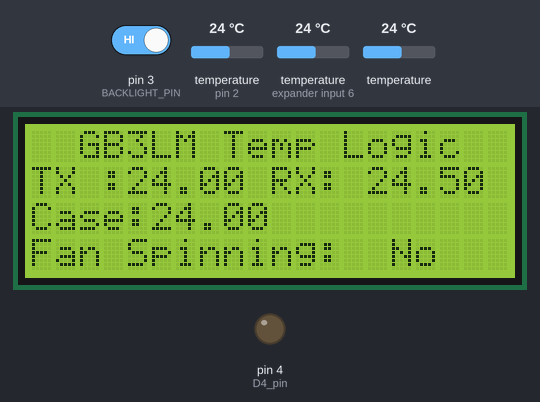
The sketch below on a simulated Arduino Uno, built with avr-gcc and run on an emulated ATmega328P. Parts: 20×4 character LCD, output pins drawn as LEDs (lit = HIGH). Inputs (shaded band) come from the test bench; at power-on: temperature (sensors on pin 2, expander input 6) 24 °C, temperature 24 °C, pin 3 (BACKLIGHT_PIN) HIGH. What the sketch prints to the serial monitor is not drawn.

Above: at 6.2 s.
6.3 s: temperature (sensor on pin 2) set to 29.1 °C
At 8.0 s:
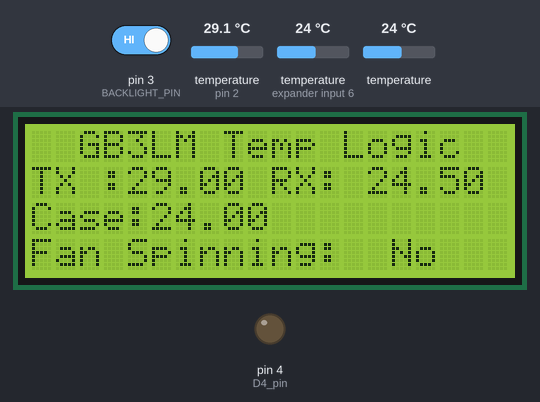
8.3 s: temperature (sensor on pin 2) set to 30.6 °C
At 9.6 s:
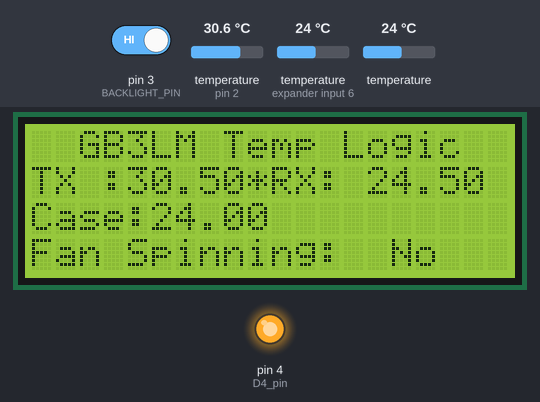
10.2 s: temperature (sensor on expander input 6) set to 33 °C
At 11.0 s:
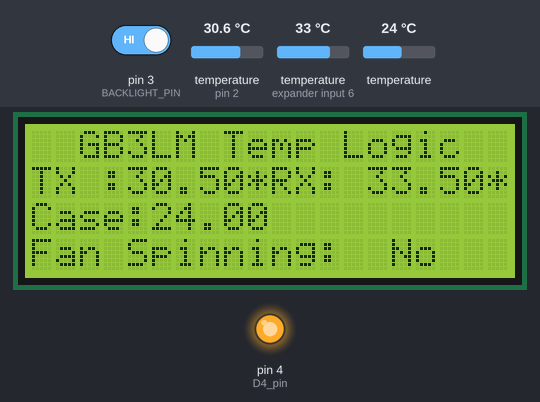
12.0 s: temperature (sensor 202) set to 33 °C
At 13.5 s:
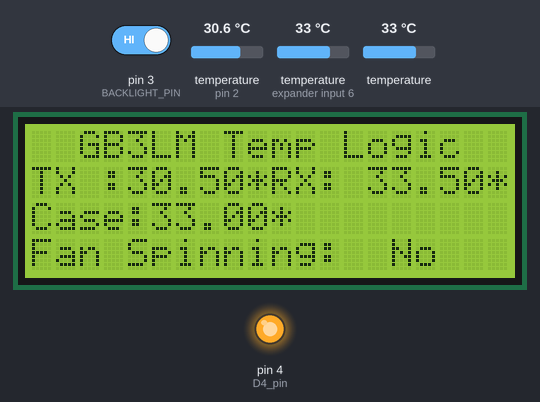
13.8 s: pin 3 (BACKLIGHT_PIN) driven LOW
At 16.1 s:
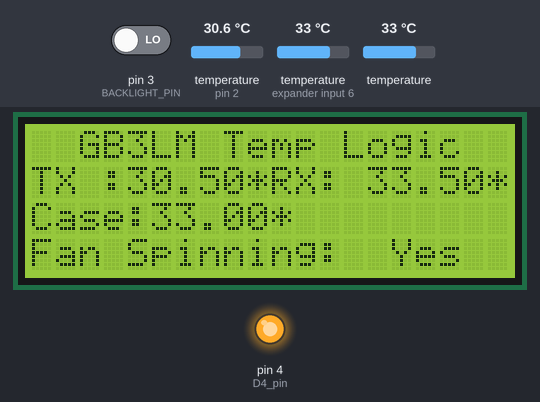
18.5 s: temperature (sensor on expander input 6) set to 12 °C
At 20.4 s:
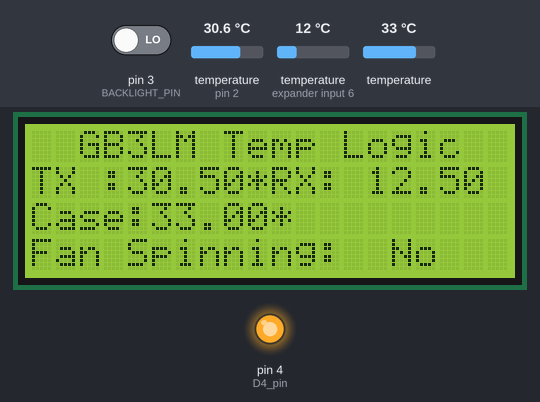
Timing chart, 0 to 21.9 s (numbered marks = the images above; inputs shaded):
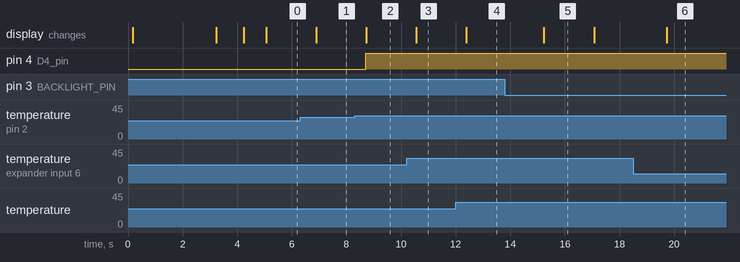

The sketch:

GB3LM_Temp_Logic_0_4.ino
```cpp
/*
  GB3LM Temperature Control Logic

  The circuit:
  - LCD and RTC connected Analog pin A4 (SDA) + pin A5 (SCL) I2c bus
  - Temp Sensors OneWire to Digital pin D2 (4.7K Resistor between VCC and Data Line)
  - Fan Speed Sence input on Digital pin D3 (1k Resistor between VCC and Sensor Line)
  - Fan Call Line Output on Digital Pin D4 (270ohm resistor in Series between pin and Transistor Base, Fan - Emitter, 12v Collector) (Pull down resistor req on Output pin)

  created 2025
  by Stephen McBain <https://mcbainsite.co.uk>
*/

const char *codeversion = "0.4";
//Load needed libries / Basic Setup
#include <SPI.h>
#include <Wire.h> //I2C Communication
#include <LiquidCrystal_I2C.h>
#include <DS3232RTC.h>
DS3232RTC RTC; //Declare Access name for RTC Library
#include <OneWire.h>
#include <DallasTemperature.h>
// -- Data Pin OneWire Devices connected too
#define ONE_WIRE_BUS 2
// -- Setup a oneWire instance to communicate with any OneWire devices
OneWire oneWire(ONE_WIRE_BUS);
// Pass our oneWire reference to Dallas Temperature.
DallasTemperature sensors(&oneWire);

// -- Assign sensor addresses to Variable Names
// Assign the addresses of your 1-Wire temp sensors.
// See the tutorial on how to obtain these addresses:
// http://www.hacktronics.com/Tutorials/arduino-1-wire-address-finder.html
DeviceAddress CAS = { 0x28, 0xFF, 0x6B, 0x13, 0x32, 0x18, 0x01, 0xCC };
DeviceAddress TX = { 0x28, 0xFF, 0x16, 0xBC, 0x31, 0x18, 0x02, 0x78 };
DeviceAddress RX = { 0x28, 0xFF, 0xE1, 0x22, 0x32, 0x18, 0x01, 0x7D };
DeviceAddress TBC = { 0x28, 0xFF, 0xE1, 0x22, 0x32, 0x18, 0x01, 0x7D };

// -- LCD Setup Assign pins to names
#define I2C_ADDR 0x27  //Address location of I2C LCD
#define Rs_pin 0
#define Rw_pin 1
#define En_pin 2
#define BACKLIGHT_PIN 3
#define D4_pin 4
#define D5_pin 5
#define D6_pin 6
#define D7_pin 7

//Setup LCD Pins etc...
LiquidCrystal_I2C lcd(I2C_ADDR, En_pin, Rw_pin, Rs_pin, D4_pin, D5_pin, D6_pin, D7_pin);

//Set temp allert marker temprature
const PROGMEM int allert = 30;
int myh = 0; // -- Variable to set 12 hour time
float S1;
float S2;
float S3;
float S4;
byte startup = 1;

//Set pins and variable for Fan RPM
const int tachoPin = 3;
volatile unsigned long counter = 0;

void setup()
{
  // Fan control
  pinMode(4, OUTPUT);
  Serial.begin(9600); //Start Serial
  Serial.println("GB3LM Temprature Logic");
  Serial.print("Version ");
  Serial.println(codeversion);
  Serial.println();
  lcd.begin (20, 4); //LCD Size (horrizontal, Vertical)
  // LCD Backlight ON
  lcd.setBacklightPin(BACKLIGHT_PIN, POSITIVE);
  lcd.setBacklight(HIGH);
  attachInterrupt(digitalPinToInterrupt(tachoPin), countPulses, FALLING); // Interupt to count Fan RPM
  // Start up the sensors library
  Serial.println(F("Locating devices..."));
  sensors.begin();
  byte i;
  byte present = 0;
  byte data[12];
  byte addr[8];
  while(oneWire.search(addr)) {
    Serial.print("\r\nFound Sensor with address:\r\n");
    for( i = 0; i < 8; i++) {
      Serial.print("0x");
      if (addr[i] < 16) {
        Serial.print('0');
      }
      Serial.print(addr[i], HEX);
      if (i < 7) {
        Serial.print(", ");
      }
    }
    if ( OneWire::crc8( addr, 7) != addr[7]) {
        Serial.print("CRC is not valid\r\n");
        return;
    }
  }
  Serial.print(F("\r\n\r\nFound "));
  Serial.print(sensors.getDeviceCount(), DEC);
  Serial.println(F(" devices.\r\n"));
  oneWire.reset_search();

  // set the resolution to 10 bit (Can be 9 to 12 bits .. lower is faster)
  sensors.setResolution(10);
  //sensors.setResolution(TX, 10);
  //sensors.setResolution(RX, 10);
  //sensors.setResolution(CAS, 10);
  //sensors.setResolution(TBC1, 10);

  // -- LCD Welcome Message
  lcd.setCursor(4, 0); // go home on LCD
  lcd.print("GB3LM Logic");
  lcd.setCursor(4, 1);
  lcd.print("Version ");
  lcd.print(codeversion);
  lcd.setCursor(2, 2);
  lcd.print("lincolnrepeaters");
  lcd.setCursor(7, 3);
  lcd.print(".co.uk");
  delay(3000);
  layout();
  Serial.print("------Setup Completed------\r\n\r\n");
}

void layout()// standard layout of screen
{
  lcd.clear();
  startup = 0;
  lcd.clear();
  lcd.home();
  lcd.setCursor(2,0);
  lcd.print(F("GB3LM Temp Logic"));
  lcd.setCursor(0, 1);
  lcd.print(F("TX :"));
  lcd.setCursor(10, 1);
  lcd.print(F("RX:"));
  lcd.setCursor(0, 2);
  lcd.print(F("Case:"));
  lcd.setCursor(0, 3);
  lcd.print(F("Fan Spinning:"));
  loop();
}

void tempreadprint()
{
sensors.requestTemperaturesByAddress(TX); // Send the command to get temperatures
sensors.requestTemperaturesByAddress(RX); // Send the command to get temperatures
sensors.requestTemperaturesByAddress(CAS); // Send the command to get temperatures
sensors.requestTemperaturesByAddress(TBC); // Send the command to get temperatures
float S1 = sensors.getTempC(TX);
float S2 = sensors.getTempC(RX);
float S3 = sensors.getTempC(CAS);
float S4 = sensors.getTempC(TBC);
//Serial.println(F("Reading Temps and Printing to LCD"));
  //Sensor 1
  lcd.setCursor(4, 1);
  if (S1 == -127.00) {
    lcd.print("N/A   ");
  } else {
    if (S1 >= allert) {
      lcd.print(S1);
      lcd.print("*");
      digitalWrite(4, HIGH);
    } else {
      lcd.print(S1);
      lcd.print(" ");
      digitalWrite(4, LOW);
    }
  }
  //Sensor 2
  lcd.setCursor(14, 1);
  if (S2 == -127.00) {
    lcd.print("N/A   ");
  } else {
    if (S2 >= allert) {
      lcd.print(S2 + 0.5);
      lcd.print("*");
    } else {
      lcd.print(S2 + 0.5);
      lcd.print(" ");
    }
  }
  //Sensor 3
  lcd.setCursor(5, 2);
  if (S3 == -127.00) {
    lcd.print("N/A   ");
  } else {
    if (S3 >= allert) {
      lcd.print(S3);
      lcd.print("*");
    } else {
      lcd.print(S3);
      lcd.print(" ");
    }
  }
return;
}

void recvWithStartEndMarkers() {
  const byte numChars = 4;
  char receivedChars[numChars];
  boolean newData = false;
  static boolean recvInProgress = false;
  static byte ndx = 0;
  char startMarker = '<';
  char endMarker = '>';
  char rc;
  int req = 0;
  while (Serial.available() > 0 && newData == false) {
      rc = Serial.read();
      if (recvInProgress == true) {
          if (rc != endMarker) {
              receivedChars[ndx] = rc;
              ndx++;
              if (ndx >= numChars) {
                  ndx = numChars - 1;
              }
          }
          else {
              receivedChars[ndx] = '\0'; // terminate the string
              recvInProgress = false;
              ndx = 0;
              newData = true;
          }
      }
      else if (rc == startMarker) {
          recvInProgress = true;
      }
  }
  if (strcmp(receivedChars, "TX") == 0) {
    req = 1;
  } else if (strcmp(receivedChars, "RX") == 0) {
    req = 2;
  } else if (strcmp(receivedChars, "CAS") == 0) {
    req = 3;
  } else if (strcmp(receivedChars, "TBC") == 0) {
    req = 4;
  } else {
    req = 0;
  }
  if (newData == true) {
    newData = false;
    sensors.requestTemperaturesByAddress(TX); // Send the command to get temperatures
    sensors.requestTemperaturesByAddress(RX); // Send the command to get temperatures
    sensors.requestTemperaturesByAddress(CAS); // Send the command to get temperatures
    sensors.requestTemperaturesByAddress(TBC); // Send the command to get temperatures
    float S1 = sensors.getTempC(TX);
    float S2 = sensors.getTempC(RX);
    float S3 = sensors.getTempC(CAS);
    float S4 = sensors.getTempC(TBC);
    switch (req) {
      case 1:
        Serial.println(S1);
        req = 0;
        break;
      case 2:
        Serial.println(S2);
        req = 0;
        break;
      case 3:
        Serial.println(S3);
        req = 0;
        break;
      case 4:
        Serial.println(S4);
        req = 0;
        break;
      default:
        Serial.println("Command not recognised");
        req = 0;
        break;
    }
  }
  return;
}

void countPulses() {
  counter ++;
}

void printrpm() {
long  rpm = counter * 30 / 2;
if (rpm >0){
lcd.setCursor(15,3);
lcd.print("   ");
lcd.setCursor(15,3);
lcd.print("Yes");
} else {
lcd.setCursor(15,3);
lcd.print("   ");
lcd.setCursor(15,3);
lcd.print("No");
}
counter = 0;
}

void loop()
{
delay(1000);
printrpm();
//recvWithStartEndMarkers();
tempreadprint();
}
```

Measured:
- the behaviour switches between 29.9 and 30 °C on temperature (sensor on pin 2) (found by bisection; images 1 and 2)
- after the input at 6.3 s, the display: changes after 0.59 s (image 1)
- after the input at 8.3 s, pin 4 (D4_pin): LOW → HIGH after 0.41 s; the display: changes after 0.42 s (image 2)
- after the input at 10.2 s, the display: changes after 0.36 s (image 3)
- after the input at 12.0 s, the display: changes after 0.39 s (image 4)
- after the input at 13.8 s, the display: changes after 1.4 s (image 5)
- after the input at 18.5 s, the display: changes after 1.2 s (image 6)
